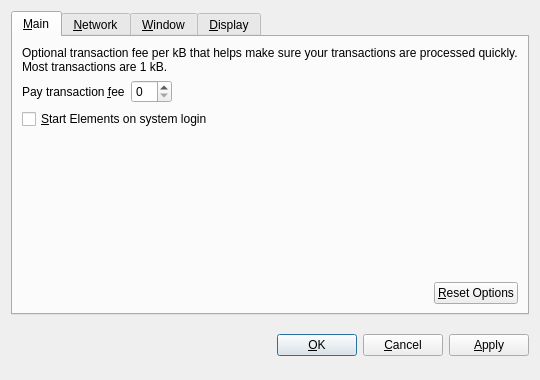
<?xml version="1.0" encoding="UTF-8"?>
<ui version="4.0">
 <class>OptionsDialog</class>
 <widget class="QDialog" name="OptionsDialog">
  <property name="geometry">
   <rect>
    <x>0</x>
    <y>0</y>
    <width>540</width>
    <height>380</height>
   </rect>
  </property>
  <property name="windowTitle">
   <string>Options</string>
  </property>
  <property name="modal">
   <bool>true</bool>
  </property>
  <layout class="QVBoxLayout" name="verticalLayout">
   <item>
    <widget class="QTabWidget" name="tabWidget">
     <property name="tabPosition">
      <enum>QTabWidget::North</enum>
     </property>
     <property name="currentIndex">
      <number>0</number>
     </property>
     <widget class="QWidget" name="tabMain">
      <attribute name="title">
       <string>&amp;Main</string>
      </attribute>
      <layout class="QVBoxLayout" name="verticalLayout_Main">
       <item>
        <widget class="QLabel" name="transactionFeeInfoLabel">
         <property name="text">
          <string>Optional transaction fee per kB that helps make sure your transactions are processed quickly. Most transactions are 1 kB.</string>
         </property>
         <property name="textFormat">
          <enum>Qt::PlainText</enum>
         </property>
         <property name="wordWrap">
          <bool>true</bool>
         </property>
        </widget>
       </item>
       <item>
        <layout class="QHBoxLayout" name="horizontalLayout_1_Main">
         <item>
          <widget class="QLabel" name="transactionFeeLabel">
           <property name="text">
            <string>Pay transaction &amp;fee</string>
           </property>
           <property name="textFormat">
            <enum>Qt::PlainText</enum>
           </property>
           <property name="buddy">
            <cstring>transactionFee</cstring>
           </property>
          </widget>
         </item>
         <item>
          <widget class="BitcoinAmountField" name="transactionFee"/>
         </item>
         <item>
          <spacer name="horizontalSpacer_1_Main">
           <property name="orientation">
            <enum>Qt::Horizontal</enum>
           </property>
           <property name="sizeHint" stdset="0">
            <size>
             <width>40</width>
             <height>20</height>
            </size>
           </property>
          </spacer>
         </item>
        </layout>
       </item>
       <item>
        <widget class="QCheckBox" name="bitcoinAtStartup">
         <property name="toolTip">
          <string>Automatically start Elements after logging in to the system.</string>
         </property>
         <property name="text">
          <string>&amp;Start Elements on system login</string>
         </property>
        </widget>
       </item>
       <item>
        <spacer name="verticalSpacer_Main">
         <property name="orientation">
          <enum>Qt::Vertical</enum>
         </property>
         <property name="sizeHint" stdset="0">
          <size>
           <width>20</width>
           <height>40</height>
          </size>
         </property>
        </spacer>
       </item>
       <item>
        <layout class="QHBoxLayout" name="horizontalLayout_2_Main">
         <item>
          <spacer name="horizontalSpacer_2_Main">
           <property name="orientation">
            <enum>Qt::Horizontal</enum>
           </property>
           <property name="sizeHint" stdset="0">
            <size>
             <width>40</width>
             <height>20</height>
            </size>
           </property>
          </spacer>
         </item>
         <item>
          <widget class="QPushButton" name="resetButton">
           <property name="toolTip">
            <string>Reset all client options to default.</string>
           </property>
           <property name="text">
            <string>&amp;Reset Options</string>
           </property>
           <property name="autoDefault">
            <bool>false</bool>
           </property>
          </widget>
         </item>
        </layout>
       </item>
      </layout>
     </widget>
     <widget class="QWidget" name="tabNetwork">
      <attribute name="title">
       <string>&amp;Network</string>
      </attribute>
      <layout class="QVBoxLayout" name="verticalLayout_Network">
       <item>
        <widget class="QCheckBox" name="mapPortUpnp">
         <property name="toolTip">
          <string>Automatically open the Elements client port on the router. This only works when your router supports UPnP and it is enabled.</string>
         </property>
         <property name="text">
          <string>Map port using &amp;UPnP</string>
         </property>
        </widget>
       </item>
       <item>
        <widget class="QCheckBox" name="connectSocks">
         <property name="toolTip">
          <string>Connect to the Elements network through a SOCKS proxy (e.g. when connecting through Tor).</string>
         </property>
         <property name="text">
          <string>&amp;Connect through SOCKS proxy:</string>
         </property>
        </widget>
       </item>
       <item>
        <layout class="QHBoxLayout" name="horizontalLayout_Network">
         <item>
          <widget class="QLabel" name="proxyIpLabel">
           <property name="text">
            <string>Proxy &amp;IP:</string>
           </property>
           <property name="textFormat">
            <enum>Qt::PlainText</enum>
           </property>
           <property name="buddy">
            <cstring>proxyIp</cstring>
           </property>
          </widget>
         </item>
         <item>
          <widget class="QValidatedLineEdit" name="proxyIp">
           <property name="maximumSize">
            <size>
             <width>140</width>
             <height>16777215</height>
            </size>
           </property>
           <property name="toolTip">
            <string>IP address of the proxy (e.g. 127.0.0.1)</string>
           </property>
          </widget>
         </item>
         <item>
          <widget class="QLabel" name="proxyPortLabel">
           <property name="text">
            <string>&amp;Port:</string>
           </property>
           <property name="textFormat">
            <enum>Qt::PlainText</enum>
           </property>
           <property name="buddy">
            <cstring>proxyPort</cstring>
           </property>
          </widget>
         </item>
         <item>
          <widget class="QLineEdit" name="proxyPort">
           <property name="maximumSize">
            <size>
             <width>55</width>
             <height>16777215</height>
            </size>
           </property>
           <property name="toolTip">
            <string>Port of the proxy (e.g. 9050)</string>
           </property>
          </widget>
         </item>
         <item>
          <widget class="QLabel" name="socksVersionLabel">
           <property name="text">
            <string>SOCKS &amp;Version:</string>
           </property>
           <property name="textFormat">
            <enum>Qt::PlainText</enum>
           </property>
           <property name="buddy">
            <cstring>socksVersion</cstring>
           </property>
          </widget>
         </item>
         <item>
          <widget class="QValueComboBox" name="socksVersion">
           <property name="toolTip">
            <string>SOCKS version of the proxy (e.g. 5)</string>
           </property>
          </widget>
         </item>
         <item>
          <spacer name="horizontalSpacer_Network">
           <property name="orientation">
            <enum>Qt::Horizontal</enum>
           </property>
           <property name="sizeHint" stdset="0">
            <size>
             <width>40</width>
             <height>20</height>
            </size>
           </property>
          </spacer>
         </item>
        </layout>
       </item>
       <item>
        <spacer name="verticalSpacer_Network">
         <property name="orientation">
          <enum>Qt::Vertical</enum>
         </property>
         <property name="sizeHint" stdset="0">
          <size>
           <width>20</width>
           <height>40</height>
          </size>
         </property>
        </spacer>
       </item>
      </layout>
     </widget>
     <widget class="QWidget" name="tabWindow">
      <attribute name="title">
       <string>&amp;Window</string>
      </attribute>
      <layout class="QVBoxLayout" name="verticalLayout_Window">
       <item>
        <widget class="QCheckBox" name="minimizeToTray">
         <property name="toolTip">
          <string>Show only a tray icon after minimizing the window.</string>
         </property>
         <property name="text">
          <string>&amp;Minimize to the tray instead of the taskbar</string>
         </property>
        </widget>
       </item>
       <item>
        <widget class="QCheckBox" name="minimizeOnClose">
         <property name="toolTip">
          <string>Minimize instead of exit the application when the window is closed. When this option is enabled, the application will be closed only after selecting Quit in the menu.</string>
         </property>
         <property name="text">
          <string>M&amp;inimize on close</string>
         </property>
        </widget>
       </item>
       <item>
        <spacer name="verticalSpacer_Window">
         <property name="orientation">
          <enum>Qt::Vertical</enum>
         </property>
         <property name="sizeHint" stdset="0">
          <size>
           <width>20</width>
           <height>40</height>
          </size>
         </property>
        </spacer>
       </item>
      </layout>
     </widget>
     <widget class="QWidget" name="tabDisplay">
      <attribute name="title">
       <string>&amp;Display</string>
      </attribute>
      <layout class="QVBoxLayout" name="verticalLayout_Display">
       <item>
        <layout class="QHBoxLayout" name="horizontalLayout_1_Display">
         <item>
          <widget class="QLabel" name="langLabel">
           <property name="text">
            <string>User Interface &amp;language:</string>
           </property>
           <property name="textFormat">
            <enum>Qt::PlainText</enum>
           </property>
           <property name="buddy">
            <cstring>lang</cstring>
           </property>
          </widget>
         </item>
         <item>
          <widget class="QValueComboBox" name="lang">
           <property name="toolTip">
            <string>The user interface language can be set here. This setting will take effect after restarting Elements.</string>
           </property>
          </widget>
         </item>
        </layout>
       </item>
       <item>
        <layout class="QHBoxLayout" name="horizontalLayout_2_Display">
         <item>
          <widget class="QLabel" name="unitLabel">
           <property name="text">
            <string>&amp;Unit to show amounts in:</string>
           </property>
           <property name="textFormat">
            <enum>Qt::PlainText</enum>
           </property>
           <property name="buddy">
            <cstring>unit</cstring>
           </property>
          </widget>
         </item>
         <item>
          <widget class="QValueComboBox" name="unit">
           <property name="toolTip">
            <string>Choose the default subdivision unit to show in the interface and when sending coins.</string>
           </property>
          </widget>
         </item>
        </layout>
       </item>
       <item>
        <widget class="QCheckBox" name="displayAddresses">
         <property name="toolTip">
          <string>Whether to show Elements addresses in the transaction list or not.</string>
         </property>
         <property name="text">
          <string>&amp;Display addresses in transaction list</string>
         </property>
        </widget>
       </item>
       <item>
        <widget class="QCheckBox" name="coinControlFeatures">
         <property name="toolTip">
          <string>Whether to show coin control features or not.</string>
         </property>
         <property name="text">
          <string>Display coin &amp;control features (experts only!)</string>
         </property>
        </widget>
       </item>
       <item>
        <spacer name="verticalSpacer_Display">
         <property name="orientation">
          <enum>Qt::Vertical</enum>
         </property>
         <property name="sizeHint" stdset="0">
          <size>
           <width>20</width>
           <height>40</height>
          </size>
         </property>
        </spacer>
       </item>
      </layout>
     </widget>
    </widget>
   </item>
   <item>
    <layout class="QHBoxLayout" name="horizontalLayout_Buttons">
     <item>
      <spacer name="horizontalSpacer_1">
       <property name="orientation">
        <enum>Qt::Horizontal</enum>
       </property>
       <property name="sizeHint" stdset="0">
        <size>
         <width>40</width>
         <height>48</height>
        </size>
       </property>
      </spacer>
     </item>
     <item>
      <widget class="QLabel" name="statusLabel">
       <property name="font">
        <font>
         <weight>75</weight>
         <bold>true</bold>
        </font>
       </property>
       <property name="text">
        <string/>
       </property>
       <property name="textFormat">
        <enum>Qt::PlainText</enum>
       </property>
       <property name="wordWrap">
        <bool>true</bool>
       </property>
      </widget>
     </item>
     <item>
      <spacer name="horizontalSpacer_2">
       <property name="orientation">
        <enum>Qt::Horizontal</enum>
       </property>
       <property name="sizeHint" stdset="0">
        <size>
         <width>40</width>
         <height>48</height>
        </size>
       </property>
      </spacer>
     </item>
     <item>
      <widget class="QPushButton" name="okButton">
       <property name="text">
        <string>&amp;OK</string>
       </property>
      </widget>
     </item>
     <item>
      <widget class="QPushButton" name="cancelButton">
       <property name="text">
        <string>&amp;Cancel</string>
       </property>
       <property name="autoDefault">
        <bool>false</bool>
       </property>
      </widget>
     </item>
     <item>
      <widget class="QPushButton" name="applyButton">
       <property name="text">
        <string>&amp;Apply</string>
       </property>
       <property name="autoDefault">
        <bool>false</bool>
       </property>
      </widget>
     </item>
    </layout>
   </item>
  </layout>
 </widget>
 <customwidgets>
  <customwidget>
   <class>BitcoinAmountField</class>
   <extends>QSpinBox</extends>
   <header>bitcoinamountfield.h</header>
  </customwidget>
  <customwidget>
   <class>QValueComboBox</class>
   <extends>QComboBox</extends>
   <header>qvaluecombobox.h</header>
  </customwidget>
  <customwidget>
   <class>QValidatedLineEdit</class>
   <extends>QLineEdit</extends>
   <header>qvalidatedlineedit.h</header>
  </customwidget>
 </customwidgets>
 <resources/>
 <connections/>
</ui>
